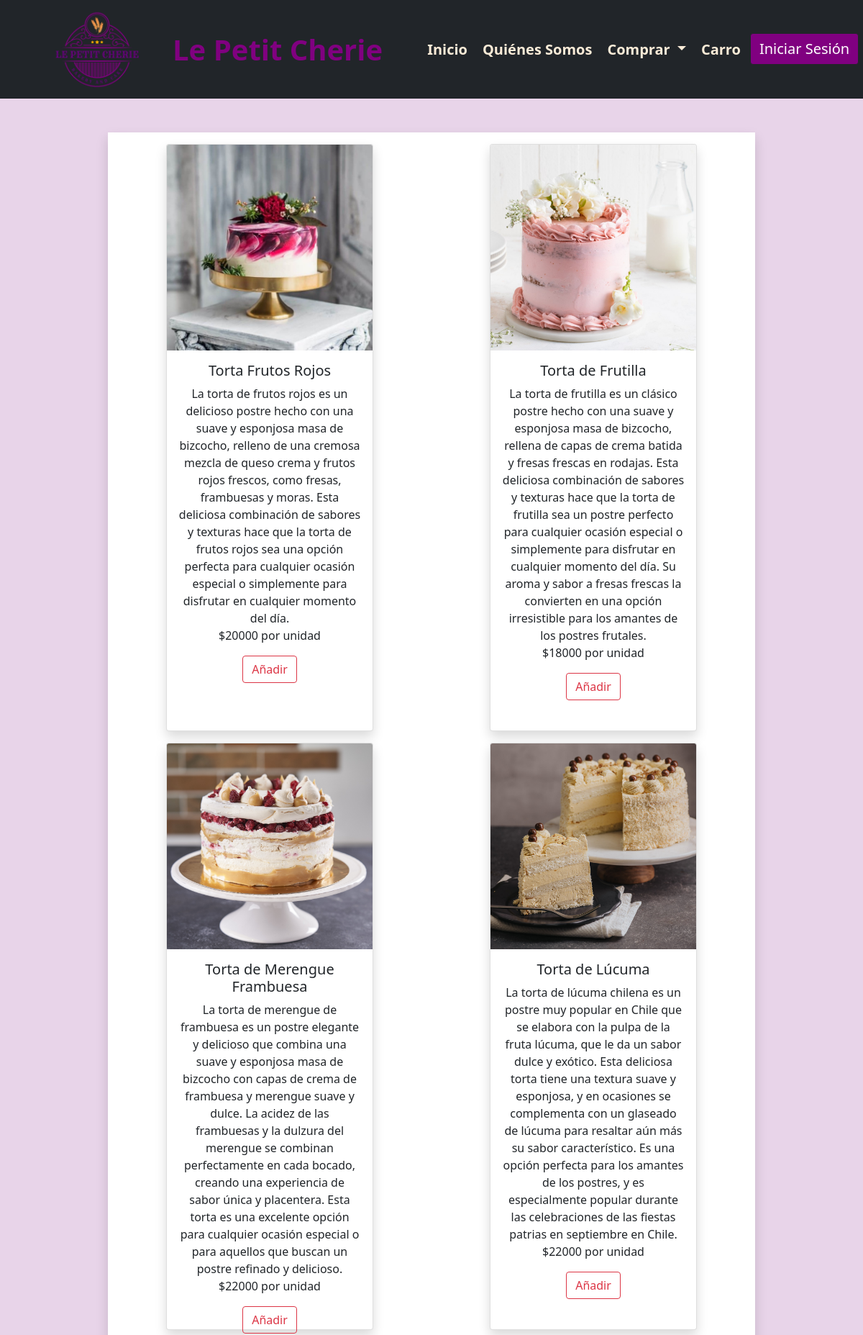
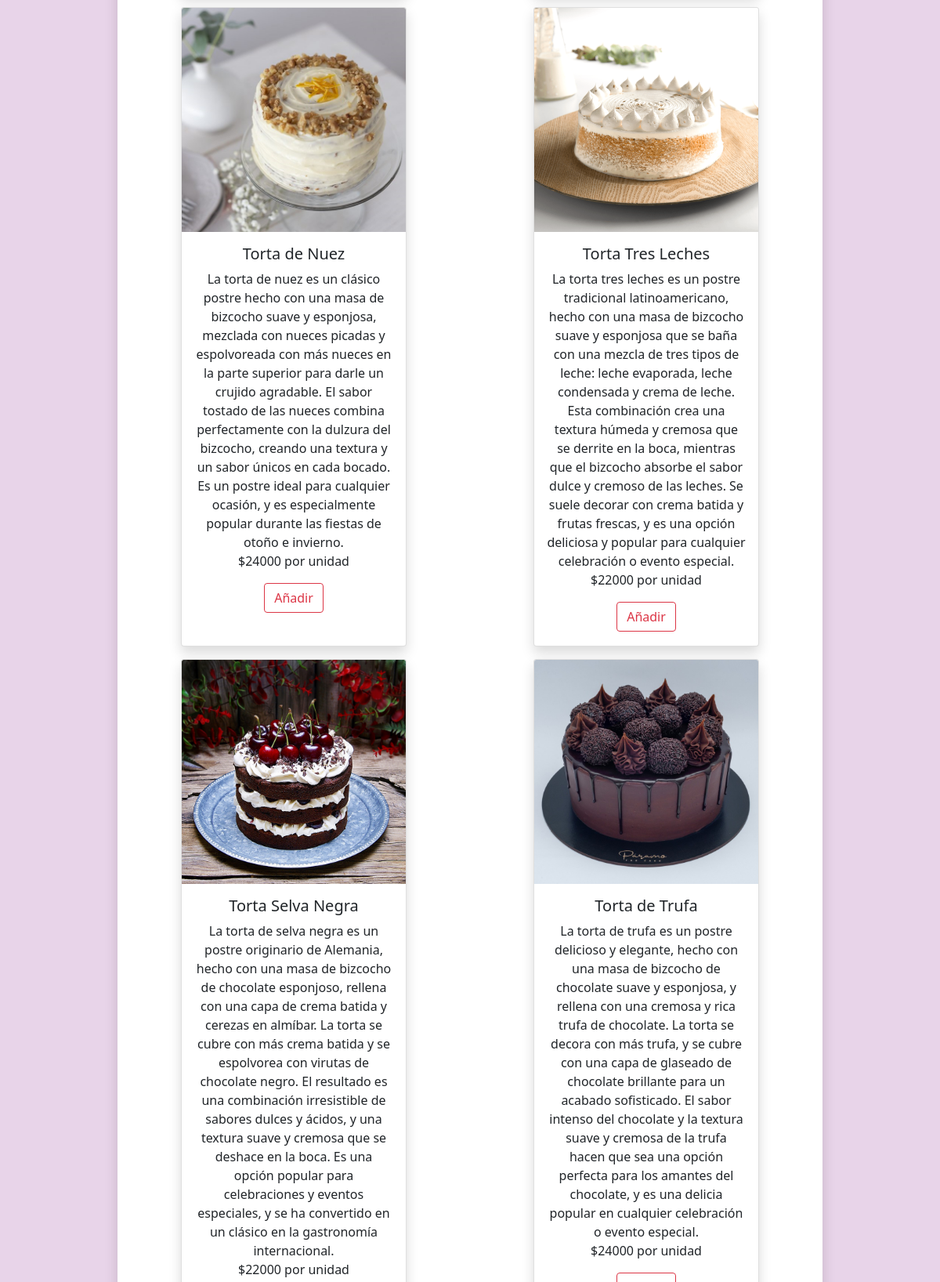
The app's page /tienda/tortas (upper part) with its own data (2 pictures, top to bottom).
### tienda/models.py (models this page shows, shortened)
class Producto(models.Model):
    id_producto      = models.AutoField(primary_key=True)
    nombre_producto  = models.CharField(max_length=30)
    descripcion_prod = models.CharField(max_length=1000)
    valor_prod       = models.IntegerField(blank=False, null=False)
    imagen_prod      = models.ImageField(upload_to='img/', blank=False, null=False)
    id_tipo_producto = models.ForeignKey('tipoProducto', on_delete=models.CASCADE, db_column='idTipoProducto')

### tienda/views.py (the view)
# urls.py: path('tienda/tortas',tortas,name='tortas'),
def tortas(request):
    productos=Producto.objects.all()
    context={'productos':productos}
    return render(request, 'html/tortas.html', context)

### carro/context_processor.py (called while the page is built)
def valor_total_carro(request):
    total = 0
    carro = request.session.get("carro", {})
    for key, value in carro.items():
        precio = int(value.get("precio", 0))
        total += precio
    return {"valor_total_carro": total}

### tienda/templates/html/tortas.html (shortened to what this page needs)
{% load static %}
<!DOCTYPE html>
<html lang="en">
<head>
    <link rel="stylesheet" href="{% static 'css/styles.css' %}">
    <link href="https://cdn.jsdelivr.net/npm/bootstrap@5.0.2/dist/css/bootstrap.min.css" rel="stylesheet"
>
</head>
<body class="body-background2">
    <header class="header-visible">
        <nav class="navbar navbar-expand-lg navbar-dark fixed-top bg-dark">
          <div class="container col-12">
            <div class="container col-xs-12 col-sm-2 col-md-3 col-lg-2 col-xl-2 col-xxl-2 text-center">
              <img src="{%static 'img/Le petit emma.png' %}" alt="logo petit cherie" width="120" height="120"
                class="d-inline-block align-text-top">
            </div>
            <div class="container col-xs-12-text-center col-sm-10-text-center col-md-9-text-center col-lg-3-blockquote col-xl-3-blockquote col-xxl-3-blockquote text-center">
              <a class="navbar-brand fw-bold" href="{% url 'index' %}">Le Petit Cherie</a>
            </div>
            <div class="container col-xs-12 col-sm-12 col-md-12 col-lg-6 col-xl-7 col-xxl-7 text-center">
              <div class="collapse navbar-collapse" id="navbarSupportedContent">
                <ul class="navbar-nav ms-auto mb-2 mb-lg-0 fw-bold">
                  <li class="nav-item">
                    <a class="nav-link" href="{% url 'index' %}"> Inicio </a>
                  </li>
                  <li class="nav-item">
                    <a class="nav-link" href="{% url 'quienesSomos' %}"> Quiénes Somos </a>
                  </li>
                  <li class="nav-item dropdown">
                    <a class="nav-link dropdown-toggle" href="{% url 'tienda' %}" id="navbarDropdown" role="button"
                      data-bs-toggle="dropdown" aria-expanded="false">
                      Comprar
                    </a>
                  </li>
                  <li class="nav-item">
                    <a class="nav-link" href="{% url 'carrito' %}">Carro</a>
                  </li>
                  {% if request.user.is_authenticated %}
                  <li class="nav-item">
                    <span class="nav-link text-white mx-2">{{ user.username|upper }}</span>
                  </li>
                  <li class="nav-item">
                    <a href="{% url 'exit' %}" class="btn btn-dark" tabindex="-1" role="button" aria-disabled="true">Cerrar Sesión</a>
                  </li>
                  {% else %}
                  <li class="nav-item">
                    <a href="{% url 'login' %}" class="btn btn-dark" tabindex="-1" role="button" aria-disabled="true">Iniciar Sesión</a>
                  </li>
                  {% endif %}
                </ul>
              </div>
            </div>
          </div>
        </nav>
      </header>
    <section>
        <div class="container-xl w-75 mt-5 shadow" style="background-color: white;">
            <center>
                <div class="row">
                    {% for n in productos %}
                    {% if n.id_tipo_producto.tipoProducto == "Pastelería" %}
                    <div class="col mt-3">
                        <div class="card shadow" style="width: 18rem; height: 51rem;">
                            <img src="{% static n.imagen_prod %}" class="card-img-top" alt="{{ n.nombre_producto }}">
                            <div class="card-body">
                                <h5 class="card-title">{{ n.nombre_producto }}</h5>
                                <p class="card-text">{{ n.descripcion_prod }}<br>
                                    ${{ n.valor_prod }} por unidad</p>
                                    <a type="button" class="btn btn-outline-danger" href="{% url 'carro:agregarCarrito' producto_id=n.id_producto %}" >Añadir</a>
                            </div>
                        </div>
                    </div>
                    {% endif %}
                    {% endfor %}
                </div><br>
            </center>
        </div>
    </section>
    <br><br><br>
</body>
</html>

### tienda/static/css/styles.css (style rules this page uses)
.navbar-dark .navbar-nav .nav-link { color:antiquewhite !important; font-size:20px; }
body { background-color: rgb(232, 212, 233); }
.body-background2 { background-color:rgb(232, 212, 233); }
.navbar-dark .navbar-brand { color: purple !important; font-size: 40px; }
.nav-item { padding-right: 5px; }
.header-visible { height: 10%; min-height: 136px; --background-image: url(../img/carrusel1.jpg); }
.btn-dark { font-size: 20px !important; color: white !important; background-color: purple !important; }

### records on screen
Producto: imagen_prod (picture), nombre_producto "Torta Frutos Rojos", descripcion_prod "La torta de frutos rojos es un delicioso postre hecho con una suave y esponjosa masa de bizcocho, relleno de una cremosa mezcla de queso crema y frutos rojos frescos, como fresas, frambuesas y moras. Esta deliciosa combinación de sabores y texturas hace que la torta de frutos rojos sea una opción perfecta para cualquier ocasión especial o simplemente para disfrutar en cualquier momento del día.", valor_prod "20000"
Producto: imagen_prod (picture), nombre_producto "Torta de Frutilla", descripcion_prod "La torta de frutilla es un clásico postre hecho con una suave y esponjosa masa de bizcocho, rellena de capas de crema batida y fresas frescas en rodajas. Esta deliciosa combinación de sabores y texturas hace que la torta de frutilla sea un postre perfecto para cualquier ocasión especial o simplemente para disfrutar en cualquier momento del día. Su aroma y sabor a fresas frescas la convierten en una opción irresistible para los amantes de los postres frutales.", valor_prod "18000"
Producto: imagen_prod (picture), nombre_producto "Torta de Merengue Frambuesa", descripcion_prod "La torta de merengue de frambuesa es un postre elegante y delicioso que combina una suave y esponjosa masa de bizcocho con capas de crema de frambuesa y merengue suave y dulce. La acidez de las frambuesas y la dulzura del merengue se combinan perfectamente en cada bocado, creando una experiencia de sabor única y placentera. Esta torta es una excelente opción para cualquier ocasión especial o para aquellos que buscan un postre refinado y delicioso.", valor_prod "22000"
Producto: imagen_prod (picture), nombre_producto "Torta de Lúcuma", descripcion_prod "La torta de lúcuma chilena es un postre muy popular en Chile que se elabora con la pulpa de la fruta lúcuma, que le da un sabor dulce y exótico. Esta deliciosa torta tiene una textura suave y esponjosa, y en ocasiones se complementa con un glaseado de lúcuma para resaltar aún más su sabor característico. Es una opción perfecta para los amantes de los postres, y es especialmente popular durante las celebraciones de las fiestas patrias en septiembre en Chile.", valor_prod "22000"
Producto: imagen_prod (picture), nombre_producto "Torta de Nuez", descripcion_prod "La torta de nuez es un clásico postre hecho con una masa de bizcocho suave y esponjosa, mezclada con nueces picadas y espolvoreada con más nueces en la parte superior para darle un crujido agradable. El sabor tostado de las nueces combina perfectamente con la dulzura del bizcocho, creando una textura y un sabor únicos en cada bocado. Es un postre ideal para cualquier ocasión, y es especialmente popular durante las fiestas de otoño e invierno.", valor_prod "24000"
Producto: imagen_prod (picture), nombre_producto "Torta Tres Leches", descripcion_prod "La torta tres leches es un postre tradicional latinoamericano, hecho con una masa de bizcocho suave y esponjosa que se baña con una mezcla de tres tipos de leche: leche evaporada, leche condensada y crema de leche. Esta combinación crea una textura húmeda y cremosa que se derrite en la boca, mientras que el bizcocho absorbe el sabor dulce y cremoso de las leches. Se suele decorar con crema batida y frutas frescas, y es una opción deliciosa y popular para cualquier celebración o evento especial.", valor_prod "22000"
Producto: imagen_prod (picture), nombre_producto "Torta Selva Negra", descripcion_prod "La torta de selva negra es un postre originario de Alemania, hecho con una masa de bizcocho de chocolate esponjoso, rellena con una capa de crema batida y cerezas en almíbar. La torta se cubre con más crema batida y se espolvorea con virutas de chocolate negro. El resultado es una combinación irresistible de sabores dulces y ácidos, y una textura suave y cremosa que se deshace en la boca. Es una opción popular para celebraciones y eventos especiales, y se ha convertido en un clásico en la gastronomía internacional.", valor_prod "22000"
Producto: imagen_prod (picture), nombre_producto "Torta de Trufa", descripcion_prod "La torta de trufa es un postre delicioso y elegante, hecho con una masa de bizcocho de chocolate suave y esponjosa, y rellena con una cremosa y rica trufa de chocolate. La torta se decora con más trufa, y se cubre con una capa de glaseado de chocolate brillante para un acabado sofisticado. El sabor intenso del chocolate y la textura suave y cremosa de la trufa hacen que sea una opción perfecta para los amantes del chocolate, y es una delicia popular en cualquier celebración o evento especial.", valor_prod "24000"
